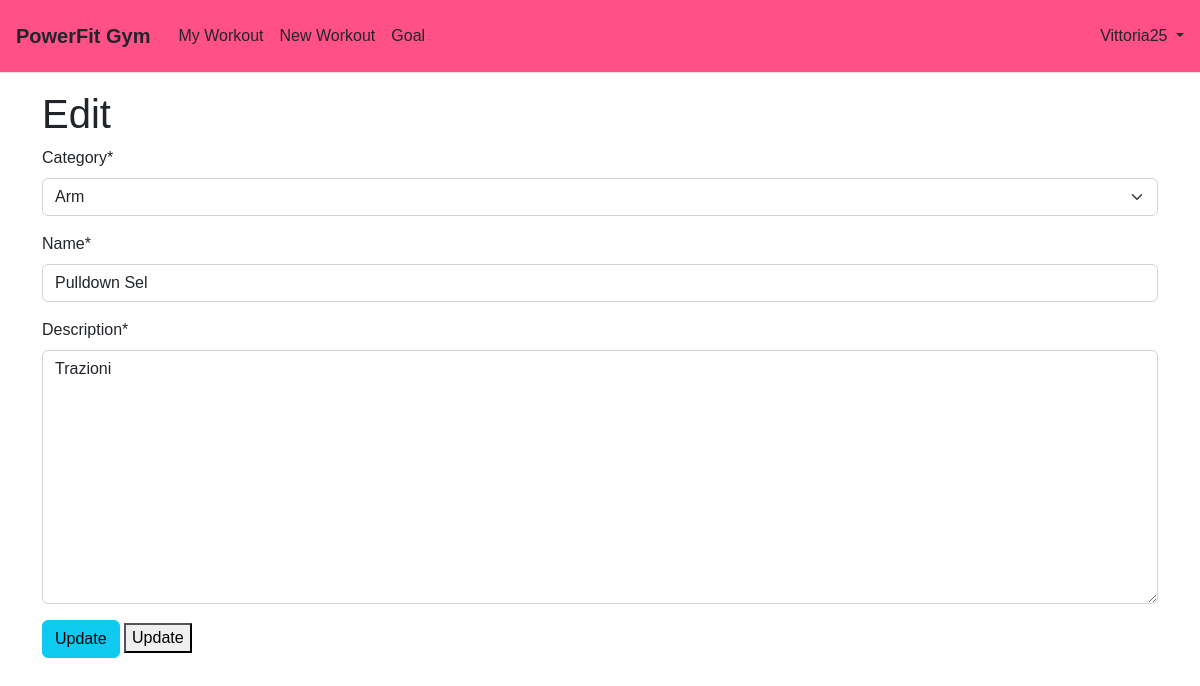
The page /exercises/13/edit/ (signed in) on the database its author committed.
### accounts/models.py (models this page shows)
class CustomUser(AbstractUser):
    age = models.PositiveIntegerField(null=True, blank=True)

### exercises/models.py (models this page shows, shortened)
class Esercizi(models.Model):
    class EnumCategory(models.TextChoices):
        Arm = "AR", _("Arm")
        Abdomen = "AB", _("Abdomen")
        Leg = "L", _("Leg")
    ExID = models.IntegerField(default=0, unique=True, db_index=True)
    category = models.CharField(max_length=2, choices=EnumCategory.choices, default=EnumCategory.Arm)
    name = models.CharField(max_length=255)
    description = models.TextField(max_length=255)
    ripetizioni = models.IntegerField(default=1)
    carico = models.IntegerField(default=0)
    isDefault = models.BooleanField(default=True)

### exercises/views.py (the view)
# urls.py: path("<int:pk>/edit/", views.EserciziUpdateView.as_view(), name="article_edit"),
class EserciziUpdateView(UpdateView):  # new
    model = Esercizi
    fields = ("category", "name", "description")
    template_name = "article_edit.html"

### templates/article_edit.html
{% extends "base.html" %}
{% load crispy_forms_tags %}
{% block content %}
<h1>Edit</h1>
<form action="" method="post">{% csrf_token %}
  {{ form|crispy }}
  <button class="btn btn-info ml-2" type="submit">Update</button>
  <button type="submit">Update</button>
</form>
{% endblock content %}

### templates/base.html (shortened to what this page needs)
<!DOCTYPE html>
<html>
<head>
    {% load static %}
    <link href="https://cdn.jsdelivr.net/npm/bootstrap@5.2.3/dist/css/bootstrap.min.css" rel="stylesheet"
>
</head>
<body style="font-family: sans-serif;">
<header class="p-3 mb-3 border-bottom" style="background: #ff5188; position: fixed; width: 100%; top: 0; z-index: 1;">
    <div class="d-flex flex-wrap align-items-center justify-content-center
        justify-content-lg-start">
        <div style="padding-right: 20px; font-size: 20px;"><a class="navbar-brand middle_space" href="{% url 'home' %}"><b>PowerFit Gym</b></a>
        </div>
        <ul class="nav col-12 col-lg-auto me-lg-auto mb-2 justify-content-center
          mb-md-0">
            {% if user.is_authenticated %}
                <li><a href="{% url 'my_workout' %}" class="nav-link px-2 link-dark">My Workout</a></li>
                <li><a href="{% url 'article_new' %}" class="nav-link px-2 link-dark">New Workout</a></li>
                <li><a href="{% url 'ex_done' %}" class="nav-link px-2 link-dark">Goal</a></li>
                </ul>
                <div class="dropdown text-end">
                    <a href="#" class="d-block link-dark text-decoration-none dropdown-toggle" id="dropdownUser1"
                       data-bs-toggle="dropdown" aria-expanded="false">
                        {{ user.username }}
                    </a>
                </div>
            {% endif %}
    </div>
</header>
<main>
    <div class="container" style="margin-top: 90px">
        {% block content %}
        {% endblock content %}
    </div>
</main>
</body>
</html>

### rows shown on the page
CustomUser: username "Vittoria25"
Esercizi: category "Arm", name "Pulldown Sel", description "Trazioni"
